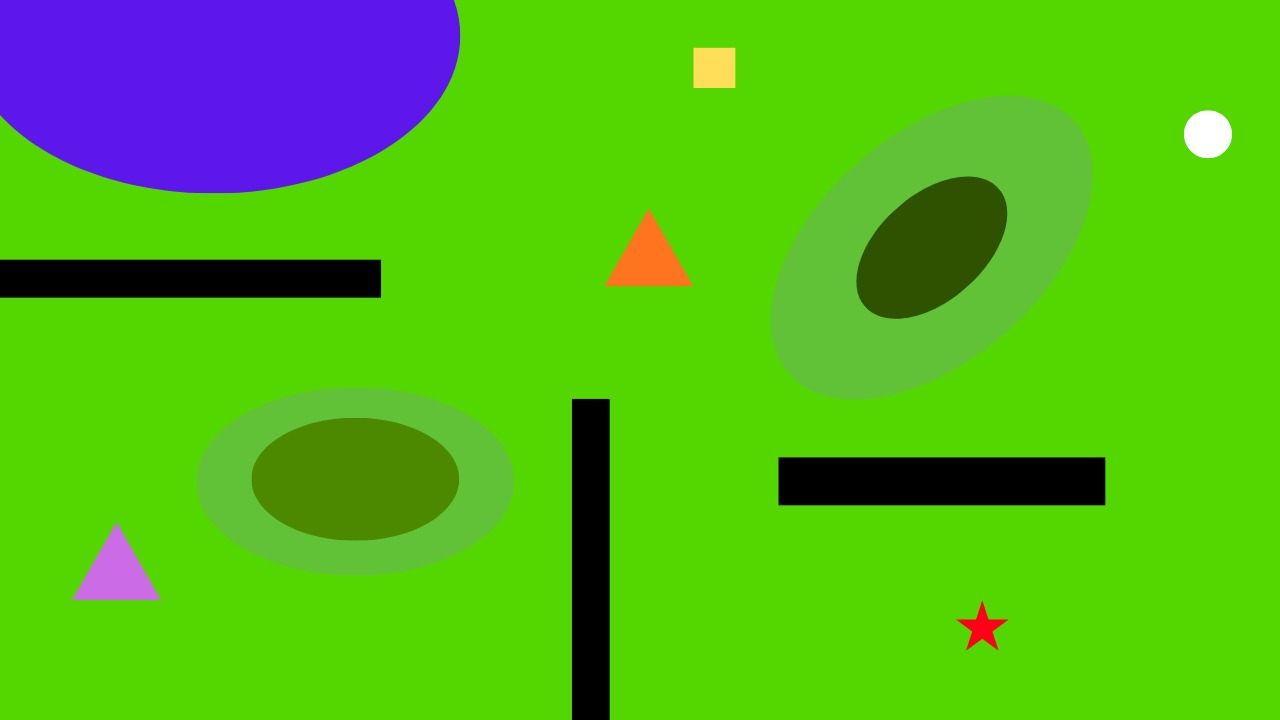
#> input picture UAS PROJECT/Input/IMAGE1.jpg, 1280 x 720 px, found by its file name
$ python code.py
#> lines starting #> are read from the running program, lines starting #| are printed output that depends on the picture; after the words box and inside, x2 and y2 are one past the last pixel; in counts of white or black regions, pixels touching at a corner belong together
import cv2 as cv
import numpy as np

# OPENING OF IMAGE
image = cv.imread(r"C:/Python/UAS PROJECT/input/IMAGE1.jpg")
#> image is the input picture: shape (720, 1280, 3); mean B, G, R 25.9, 182.8, 83.2

# BLUE GREEN RED INTO HUE SATURATION VALUE
hsv = cv.cvtColor(image, cv.COLOR_BGR2HSV)
#> hsv: shape (720, 1280, 3); mean H, S, V 53.8, 237, 201.3

# masking of black bars
lower_black = np.array([0, 0, 0])
upper_black = np.array([180, 255, 30])
black_mask = cv.inRange(image, lower_black, upper_black)
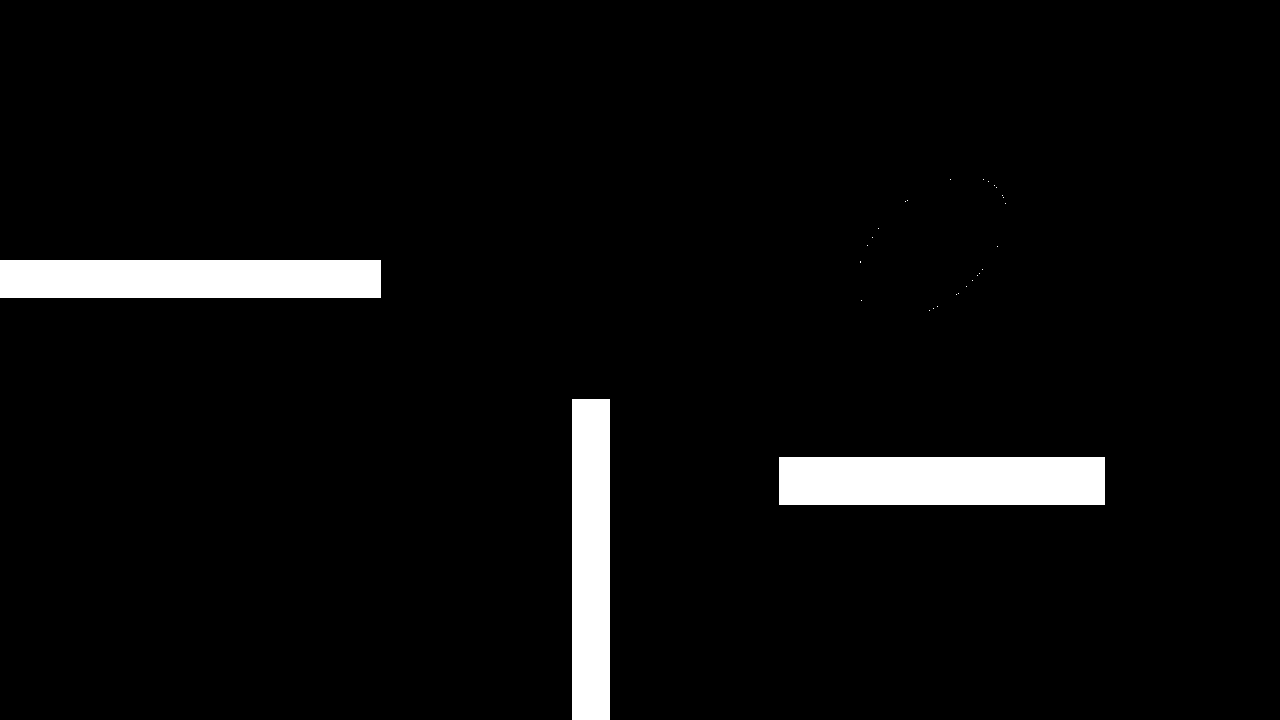
#> black_mask: shape (720, 1280); 4.6% white; 29 white regions (26 under 20 px), largest, box (x1, y1, x2, y2) and area: (779, 457, 1105, 505) 15648, (0, 260, 381, 298) 14478, (572, 399, 610, 720) 12198

# masking of blue ellipse
lower_blue = np.array([200, 0, 60])
upper_blue = np.array([255, 60, 130])
blue_mask = cv.inRange(image, lower_blue, upper_blue)
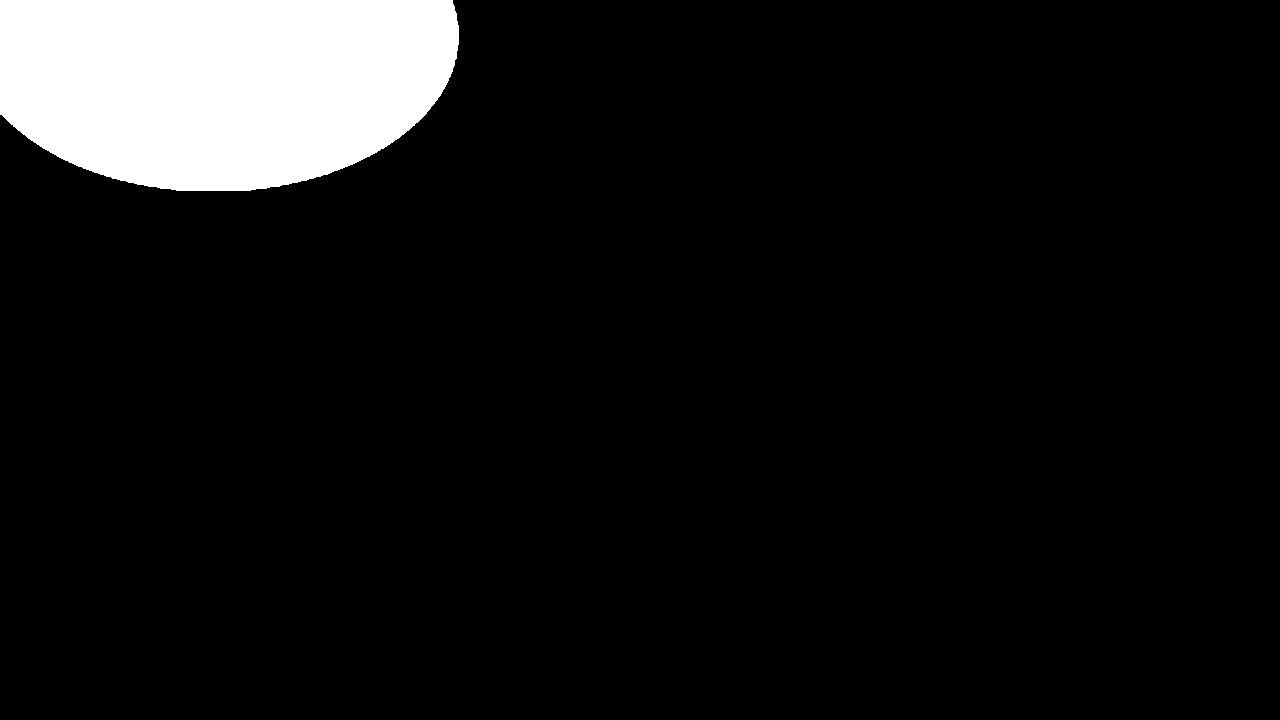
#> blue_mask: shape (720, 1280); 8.1% white; 1 white region, box (x1, y1, x2, y2) and area: (0, 0, 459, 191) 74899

mask = cv.bitwise_not(cv.bitwise_or(black_mask, blue_mask))
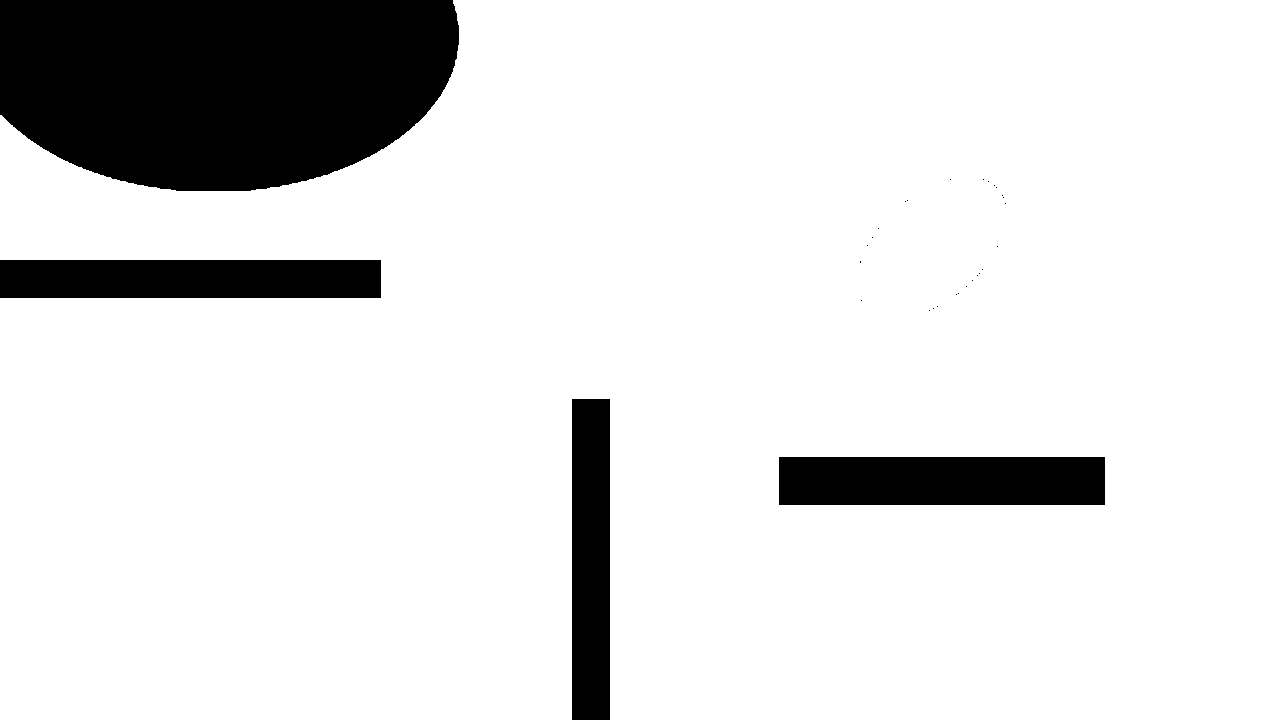
#> mask: shape (720, 1280); 87.3% white; 30 black regions (26 under 20 px), largest, box (x1, y1, x2, y2) and area: (0, 0, 459, 191) 74899, (779, 457, 1105, 505) 15648, (0, 260, 381, 298) 14478, (572, 399, 610, 720) 12198

cv.imshow("Result", mask)
cv.waitKey(0)
cv.destroyAllWindows()

$ run again, with UAS PROJECT/Input/IMAGE2.jpg copied over UAS PROJECT/Input/IMAGE1.jpg
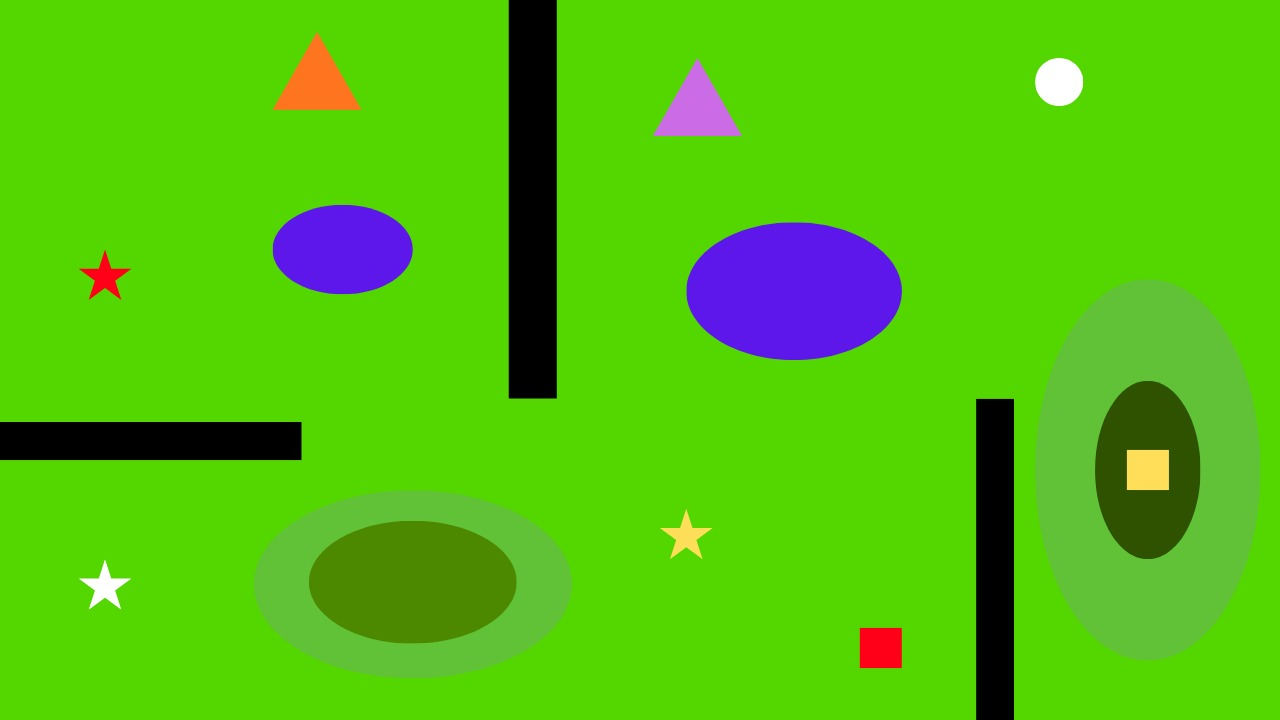
#> input picture UAS PROJECT/Input/IMAGE2.jpg, 1280 x 720 px, found by its file name
#> image is the input picture: shape (720, 1280, 3); mean B, G, R 15.4, 191.4, 83.4
#> hsv: shape (720, 1280, 3); mean H, S, V 50.5, 238.6, 200.6
#> `black_mask = cv.inRange(image, lower_black, upper_black)`:
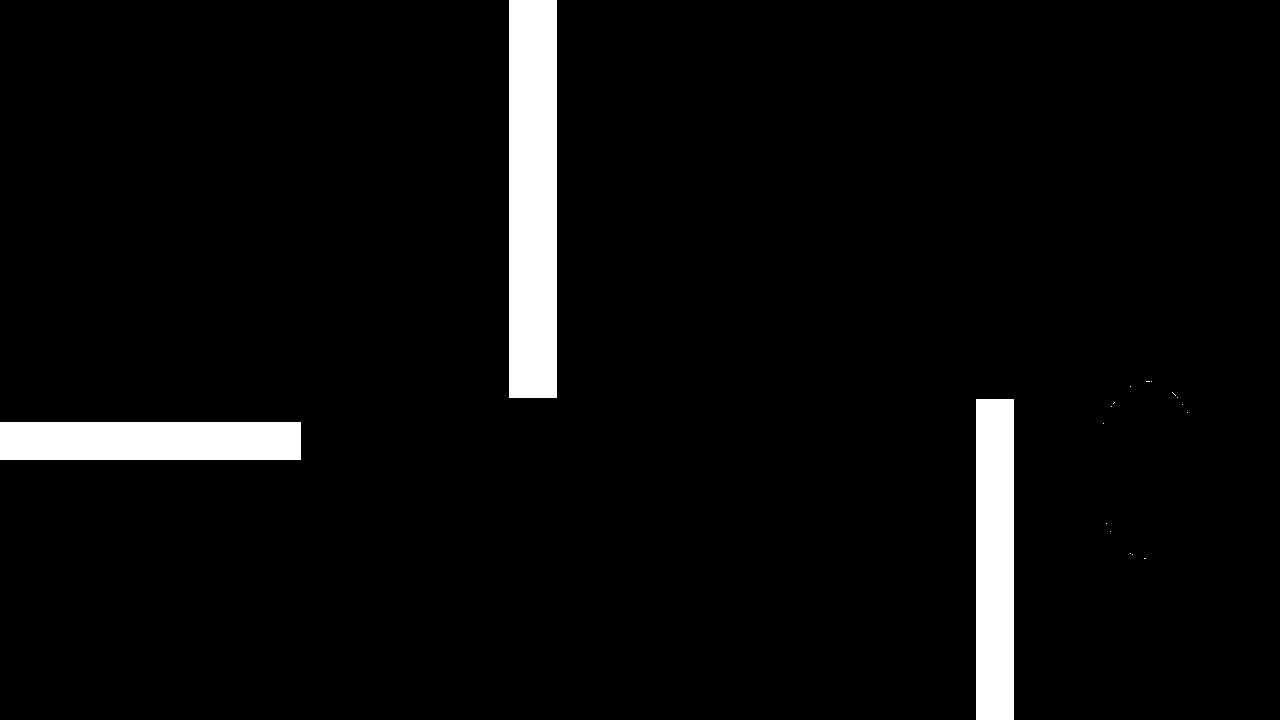
#> black_mask: shape (720, 1280); 4.6% white; 18 white regions (15 under 20 px), largest, box (x1, y1, x2, y2) and area: (509, 0, 557, 398) 19104, (976, 399, 1014, 720) 12198, (0, 422, 301, 460) 11438
#> blue_mask: shape (720, 1280); 3.5% white; 2 white regions, box (x1, y1, x2, y2) and area: (688, 224, 901, 359) 22593, (274, 206, 411, 293) 9357
#> `mask = cv.bitwise_not(cv.bitwise_or(black_mask, blue_mask))`:
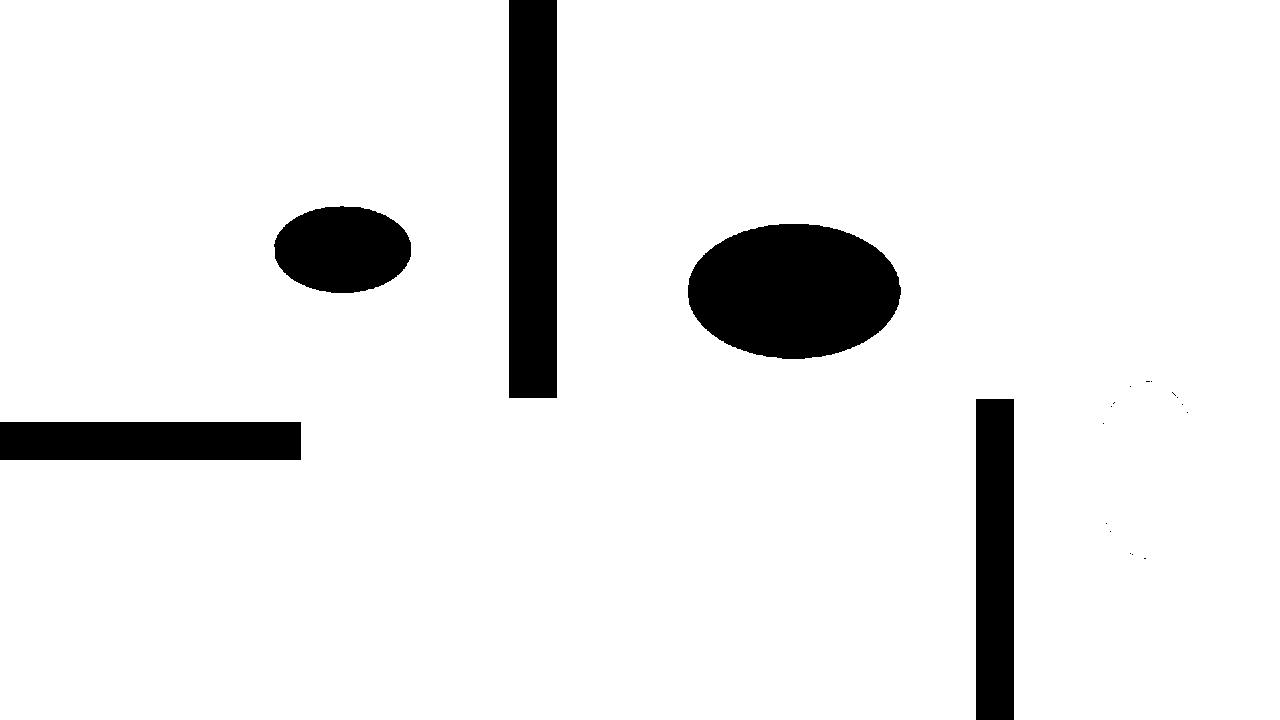
#> mask: shape (720, 1280); 91.9% white; 20 black regions (15 under 20 px), largest, box (x1, y1, x2, y2) and area: (688, 224, 901, 359) 22593, (509, 0, 557, 398) 19104, (976, 399, 1014, 720) 12198, (0, 422, 301, 460) 11438, (274, 206, 411, 293) 9357

$ run again, with UAS PROJECT/Input/IMAGE3.jpg copied over UAS PROJECT/Input/IMAGE1.jpg
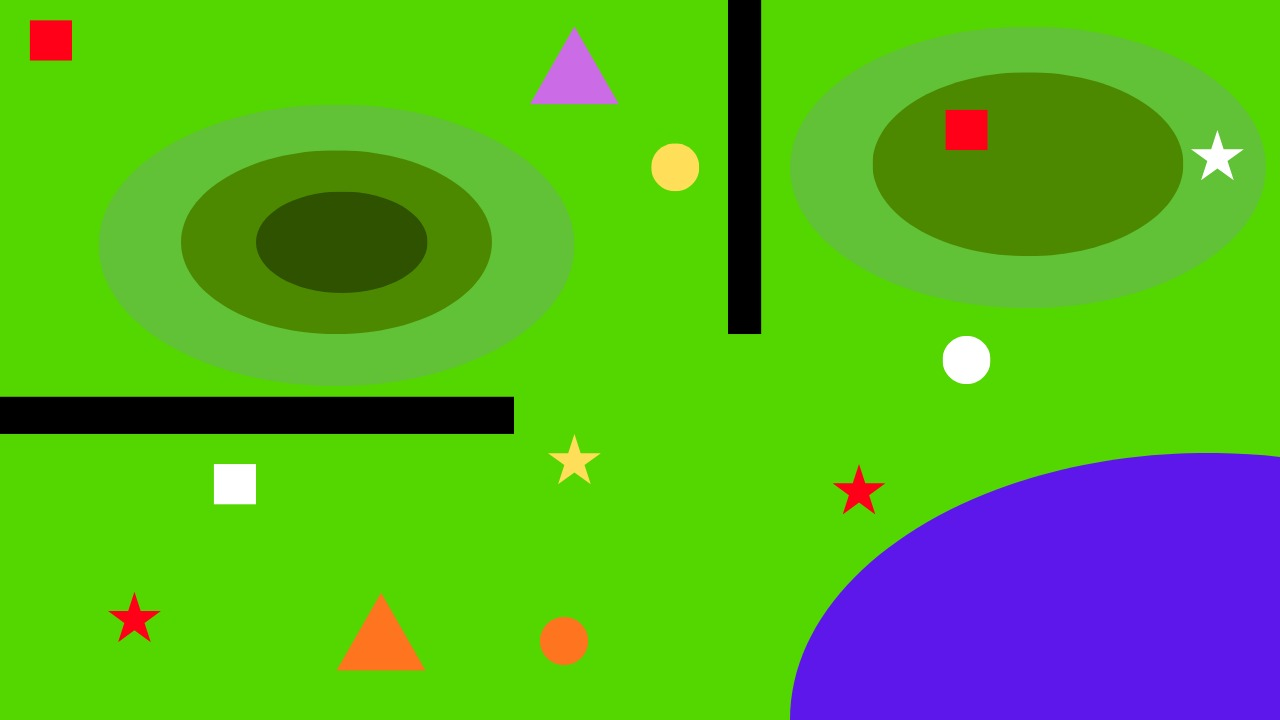
#> input picture UAS PROJECT/Input/IMAGE3.jpg, 1280 x 720 px, found by its file name
#> image is the input picture: shape (720, 1280, 3); mean B, G, R 37.2, 172.7, 86.5
#> hsv: shape (720, 1280, 3); mean H, S, V 57, 233.7, 199.7
#> `black_mask = cv.inRange(image, lower_black, upper_black)`:
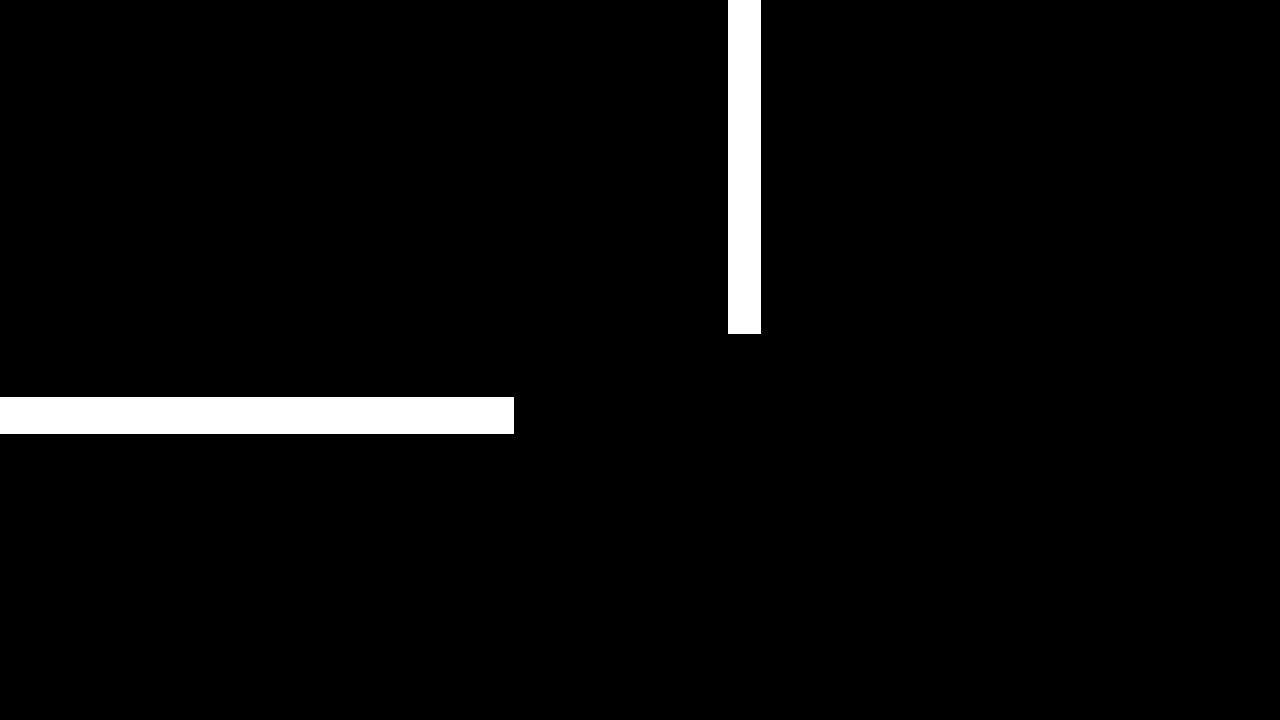
#> black_mask: shape (720, 1280); 3.3% white; 2 white regions, box (x1, y1, x2, y2) and area: (0, 397, 514, 434) 19018, (728, 0, 761, 334) 11022
#> blue_mask: shape (720, 1280); 11.5% white; 1 white region, box (x1, y1, x2, y2) and area: (791, 455, 1280, 720) 105964
#> `mask = cv.bitwise_not(cv.bitwise_or(black_mask, blue_mask))`:
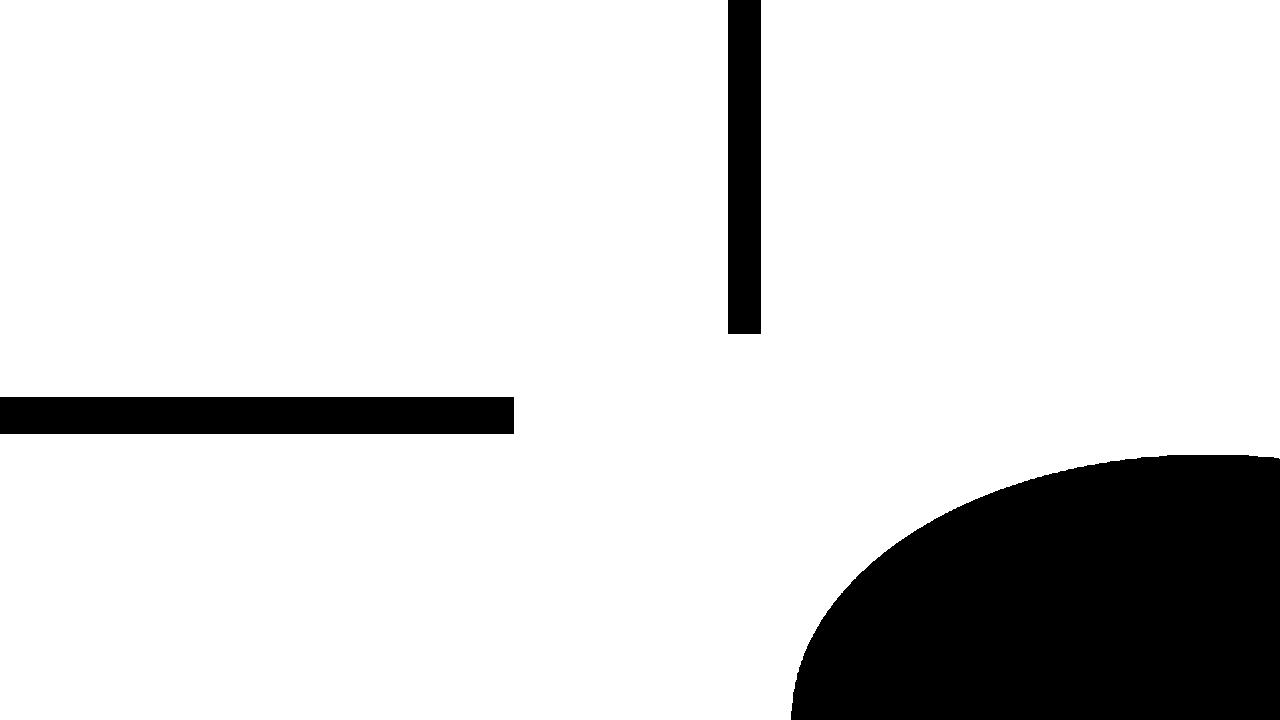
#> mask: shape (720, 1280); 85.2% white; 3 black regions, box (x1, y1, x2, y2) and area: (791, 455, 1280, 720) 105964, (0, 397, 514, 434) 19018, (728, 0, 761, 334) 11022
